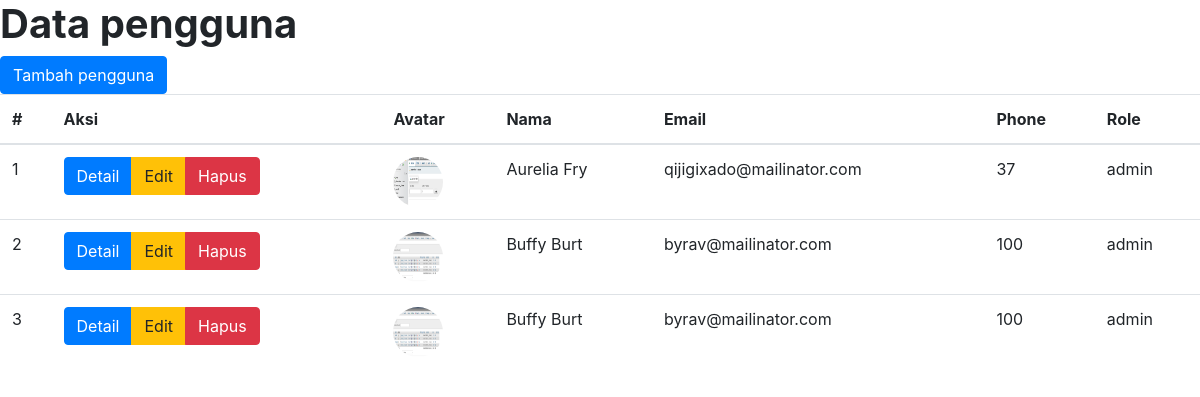
The page / on the database its author committed.
### tables this page shows
CREATE TABLE `users` (
  `id` int(11) NOT NULL,
  `email` varchar(100) NOT NULL,
  `name` varchar(100) NOT NULL,
  `role` enum('admin','staff') NOT NULL,
  `avatar` varchar(100) DEFAULT NULL,
  `phone` varchar(15) NOT NULL,
  `address` varchar(255) NOT NULL,
  `password` varchar(100) NOT NULL,
  `created_at` datetime DEFAULT NULL,
  `updated_at` datetime DEFAULT NULL
);

### index.php (the view, shortened to what this page needs)
<?php
include 'koneksi.php';
?>
<div>
    <h1 class="font-weight-bold">Data pengguna</h1>
    <a class="btn btn-primary" href="tambah.php">Tambah pengguna</a>
    <table class="table">
        <thead>
            <tr>
                <th scope="col">#</th>
                <th scope="col">Aksi</th>
                <th scope="col">Avatar</th>
                <th scope="col">Nama</th>
                <th scope="col">Email</th>
                <th scope="col">Phone</th>
                <th scope="col">Role</th>
            </tr>
        </thead>
        <tbody>
            <?php
            $no = 1;
            $datas = $connect->query("SELECT * FROM users")->fetch_all(MYSQLI_ASSOC);
            foreach ($datas as $d):
                ?>
                <tr>
                    <td scope="row">
                        <?= $no++ ?>
                    </td>
                    <td>
                        <div class="btn-group" role="group" aria-label="Basic example">
                            <a href="detail.php?id=<?= $d['id'] ?>" class="btn btn-primary">Detail</a>
                            <a href="ubah.php?id=<?= $d['id'] ?>" class="btn btn-warning">Edit</a>
                            <a href="crud/delete.php?id=<?= $d['id'] ?>" class="btn btn-danger">Hapus</a>
                        </div>
                    </td>
                    <td>
                        <img class="rounded-circle" style="height: 50px; width: 50px"
                            src="storage/avatar/<?= $d['avatar'] ?>" alt="Avatar">
                    </td>
                    <td>
                        <?= $d['name'] ?>
                    </td>
                    <td>
                        <?= $d['email'] ?>
                    </td>
                    <td>
                        <?= $d['phone'] ?>
                    </td>
                    <td>
                        <?= $d['role'] ?>
                    </td>
                </tr>
            <?php endforeach ?>
        </tbody>
    </table>
</div>
<?php
$body = ob_get_clean();
include 'root_template.php';
?>

### root_template.php (shortened to what this page needs)
<!DOCTYPE html>
<html lang="en">
<head>
    <link rel="stylesheet" href="https://cdn.jsdelivr.net/npm/bootstrap@4.6.2/dist/css/bootstrap.min.css"
>
</head>
<body>
    <?= $body; ?>
</body>
</html>

### rows shown on the page
users: avatar (picture), name "Aurelia Fry", email "qijigixado@mailinator.com", phone "37", role "admin"
users: avatar (picture), name "Buffy Burt", email "byrav@mailinator.com", phone "100", role "admin"
users: avatar (picture), name "Buffy Burt", email "byrav@mailinator.com", phone "100", role "admin"
